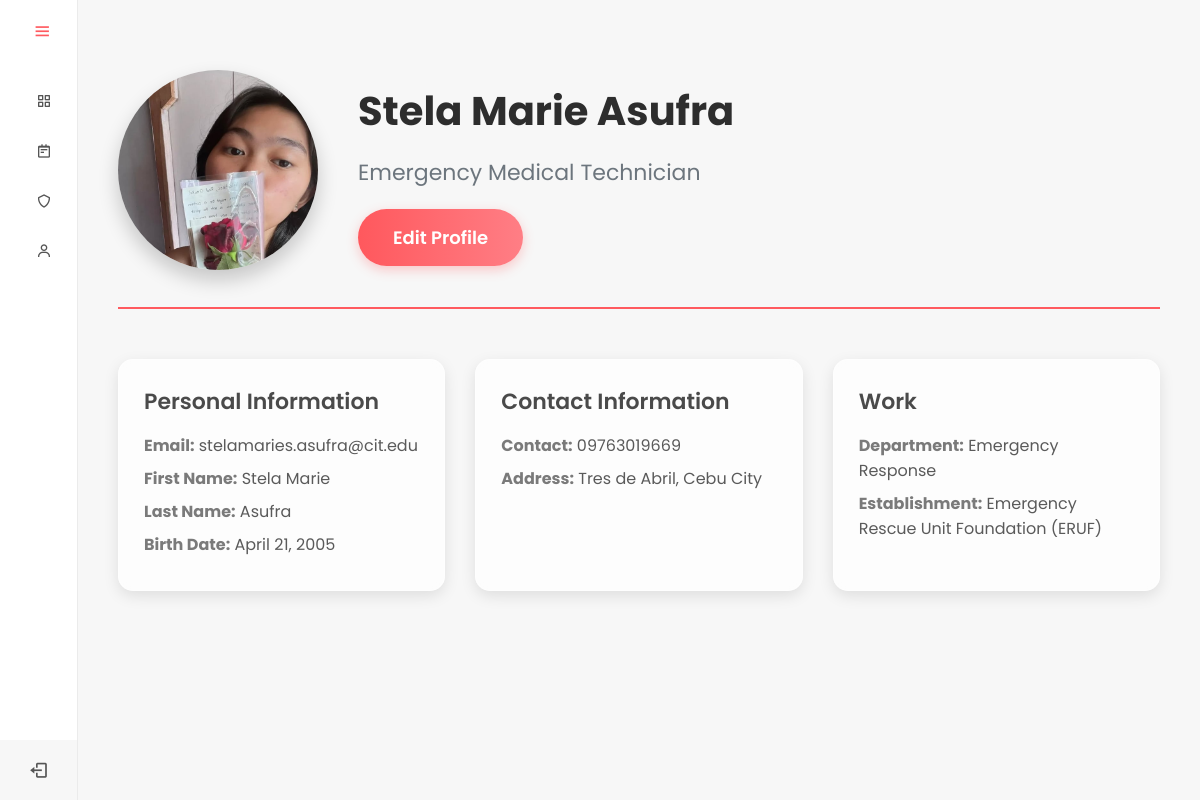
/profile/ (signed in), run on the app's committed database.
### luwasapp/models.py (models this page shows, shortened)
class User(AbstractBaseUser, PermissionsMixin):
    email = models.EmailField(max_length=255, unique=True, default='')
    username = models.CharField(max_length=100, unique=True)
    first_name = models.CharField(max_length=30, blank=True)
    last_name = models.CharField(max_length=30, blank=True)
    contact_information = models.CharField(max_length=20)
    address = models.CharField(max_length=255)
    profession = models.CharField(max_length=255, null=True, blank=True)
    birth_date = models.DateField(null=True, blank=True)
    department = models.ForeignKey('Department', on_delete=models.CASCADE, related_name='users', null=True, blank=True)
    establishment = models.ForeignKey('Establishment', on_delete=models.CASCADE, related_name='users', null=True, blank=True)
    is_active = models.BooleanField(default=True)
    is_staff = models.BooleanField(default=False)
    date_joined = models.DateTimeField(auto_now_add=True)
    profile_image= models.ImageField(upload_to='profile_images/', null=True, blank=True)
    objects = CustomUserManager()
    USERNAME_FIELD = 'username'
    REQUIRED_FIELDS = ['email']

class Department(models.Model):
    name = models.CharField(max_length=100, unique=True)

class Establishment(models.Model):
    name = models.CharField(max_length=100)
    location = models.CharField(max_length=255)
    department = models.ForeignKey(Department, on_delete=models.CASCADE, related_name='establishments')

### luwasapp/views.py (the view)
# urls.py: path('profile/', views.user_profile_view, name='user_profile'),
@login_required
def user_profile_view(request):
    user = request.user
    context = {
        'username': user.username,
        'email': user.email,
        'first_name': user.first_name,
        'last_name': user.last_name,
        'contact_information': user.contact_information,
        'address': user.address,
        'profession': user.profession,
        'birth_date': user.birth_date,
        'department': user.department,
        'establishment': user.establishment,
    }
    return render(request, 'profile/user_profile.html', context)

### luwasapp/templates/profile/user_profile.html (shortened to what this page needs)
{% extends 'general/base.html' %}
{% load static %}
{% block extra_css %}
    <link rel="stylesheet" href="{% static 'user_profile.css' %}">
{% endblock %}
{% block content %}
<div class="profile-container">
    <div class="profile-header">
        <div class="avatar">
            {% if user.profile_image %}
                <img src="{{ user.profile_image.url }}" alt="User Avatar">
            {% else %}
                <img src="{% static 'image/LairPfp.jpg' %}" alt="User Avatar">
            {% endif %}
        </div>
        <div class="user-info">
            <h1>{{ user.first_name }} {{ user.last_name }}</h1>
            <p class="bio">{{ user.profession }}</p>
            <a href="{% url 'update_user' %}">
                <button class="edit-profile-btn">Edit Profile</button>
            </a>
        </div>
    </div>
    <div class="profile-details">
        <div class="detail-card">
            <h2>Personal Information</h2>
            <p><strong>Email:</strong> {{ user.email }}</p>
            <p><strong>First Name:</strong> {{ user.first_name }}</p>
            <p><strong>Last Name:</strong> {{ user.last_name }}</p>
            <p><strong>Birth Date:</strong> {{ user.birth_date }}</p>
        </div>
        <div class="detail-card">
            <h2>Contact Information</h2>
            <p><strong>Contact:</strong> {{ user.contact_information }}</p>
            <p><strong>Address:</strong> {{ user.address }}</p>
        </div>
        <div class="detail-card">
            <h2>Work</h2>
            <p><strong>Department:</strong> {{ user.department.name }}</p>
            <p><strong>Establishment:</strong> {{ user.establishment.name }}</p>
        </div>
    </div>
</div>
{% endblock %}

### luwasapp/static/sidebar.css (style rules this page uses)
* { margin: 0; padding: 0; box-sizing: border-box; font-family: Poppins, Segoe UI, sans-serif; }
body { position: relative; min-height: 100vh; width: 100%; overflow: hidden; background-color: #f7f7f7; }

### luwasapp/static/user_profile.css (style rules this page uses)
.profile-container { max-width: 1200px; margin: 30px auto; padding: 40px; background-color: #f7f7f7; backdrop-filter: blur(10px); }
.profile-header { display: flex; align-items: center; margin-bottom: 50px; border-bottom: 2px solid #FF5A5F; padding-bottom: 30px; }
.avatar { margin-right: 40px; }
.avatar img { width: 200px; height: 200px; border-radius: 50%; box-shadow: 0 10px 20px rgba(0, 0, 0, 0.2); }
.user-info h1 { font-size: 40px; font-weight: 700; color: #2d2d2d; margin-bottom: 15px; }
.user-info .bio { font-size: 22px; color: #6c757d; }
.edit-profile-btn { display: inline-block; margin-top: 20px; padding: 15px 35px; font-size: 18px; font-weight: 600; color: #ffffff; background: linear-gradient(90deg, #ff585d, #ff7e85); border: none; border-radius: 30px; cursor: pointer; box-shadow: 0 4px 12px rgba(255, 88, 93, 0.3); transition: all 0.3s ease; }
.profile-details { display: grid; grid-template-columns: repeat(auto-fit, minmax(300px, 1fr)); gap: 30px; }
.detail-card { background: rgba(255, 255, 255, 0.7); backdrop-filter: blur(6px); border: 1px solid rgba(255, 255, 255, 0.4); border-radius: 15px; padding: 25px; box-shadow: 0 5px 15px rgba(0, 0, 0, 0.1); transition: transform 0.3s ease, box-shadow 0.3s ease; }
.detail-card h2 { font-size: 22px; font-weight: 600; color: #4a4a4a; margin-bottom: 15px; }
.detail-card p { font-size: 16px; color: #5a5a5a; margin: 8px 0; }
.detail-card p strong { color: #7a7a7a; }

### data on the page
User: profile_image (picture), first_name "Stela Marie", last_name "Asufra", profession "Emergency Medical Technician", email "stelamaries.asufra@cit.edu", birth_date "April 21, 2005", contact_information "09763019669", address "Tres de Abril, Cebu City", department.name "Emergency Response", establishment.name "Emergency Rescue Unit Foundation (ERUF)"
